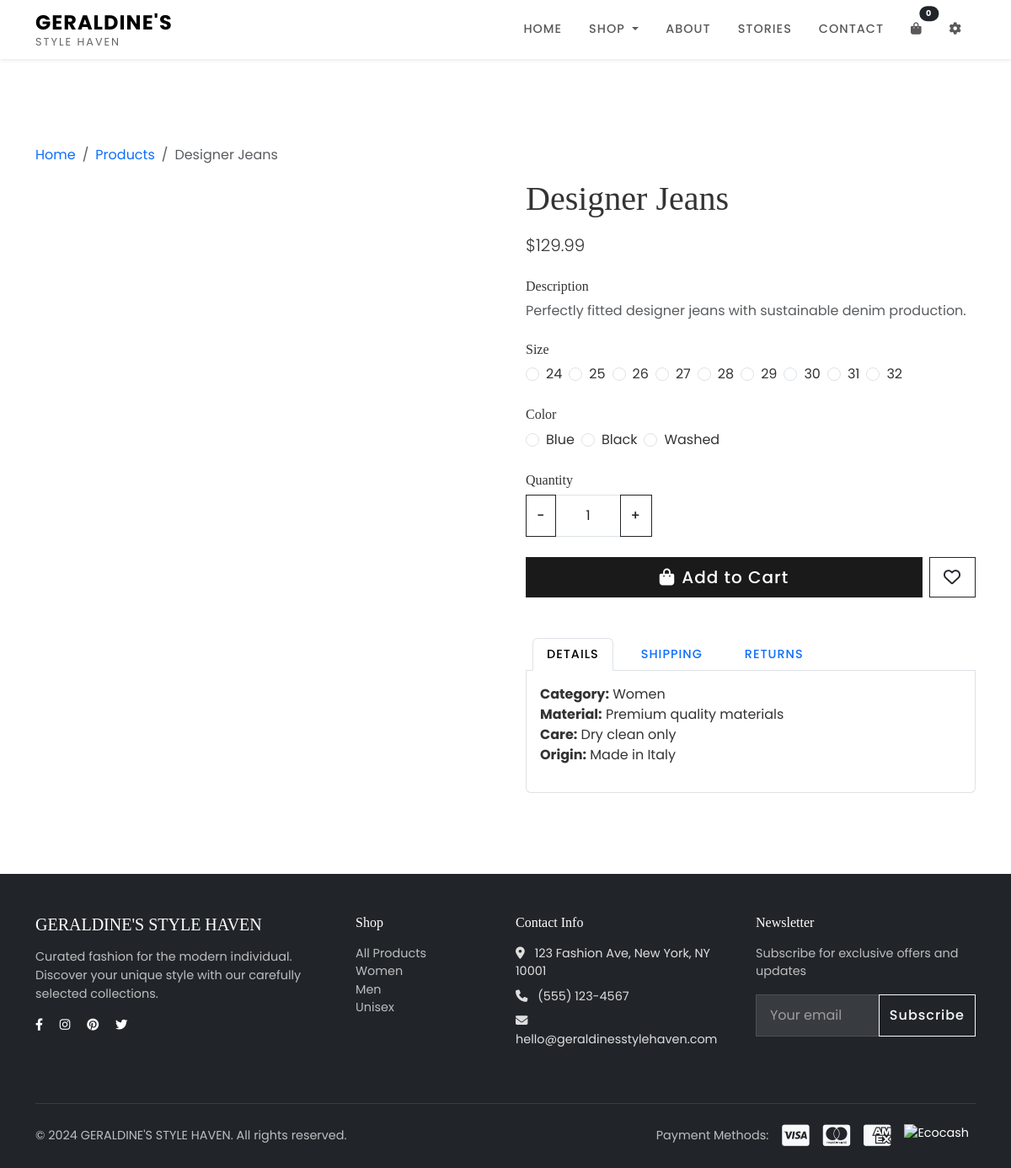
The app's page /product/3 with its own data.
### app.py (models this page shows)
class Product(db.Model):
    id = db.Column(db.Integer, primary_key=True)
    name = db.Column(db.String(100), nullable=False)
    price = db.Column(db.Float, nullable=False)
    description = db.Column(db.Text, nullable=False)
    category = db.Column(db.String(50), nullable=False)
    image = db.Column(db.String(200))
    sizes = db.Column(db.String(200))
    colors = db.Column(db.String(200))
    quantity = db.Column(db.Integer, default=0)
    in_stock = db.Column(db.Boolean, default=True)
    created_at = db.Column(db.DateTime, default=datetime.utcnow)
    def get_sizes_list(self):
        return self.sizes.split(',') if self.sizes else []
    def get_colors_list(self):
        return self.colors.split(',') if self.colors else []

### app.py (the view)
@app.route('/product/<int:product_id>')
def product_detail(product_id):
    product = Product.query.get_or_404(product_id)
    return render_template('product-detail.html', product=product)

### templates/product-detail.html (shortened to what this page needs)
{% extends "base.html" %}
{% block content %}
<section class="py-5 mt-5">
    <div class="container">
        <nav aria-label="breadcrumb">
            <ol class="breadcrumb">
                <li class="breadcrumb-item"><a href="{{ url_for('index') }}" class="text-decoration-none">Home</a></li>
                <li class="breadcrumb-item"><a href="{{ url_for('products') }}" class="text-decoration-none">Products</a></li>
                <li class="breadcrumb-item active" aria-current="page">{{ product.name }}</li>
            </ol>
        </nav>
        <div class="row g-5">
            <div class="col-md-6">
            </div>
            <div class="col-md-6">
                <h1 class="display-6 mb-3">{{ product.name }}</h1>
                <p class="lead mb-4">${{ "%.2f"|format(product.price) }}</p>
                <div class="mb-4">
                    <h6 class="mb-2">Description</h6>
                    <p class="text-muted">{{ product.description }}</p>
                </div>
                <div class="mb-4">
                    <h6 class="mb-2">Size</h6>
                    <div class="d-flex flex-wrap gap-2">
                        {% for size in product.get_sizes_list() %}
                        <div class="form-check">
                            <input class="form-check-input" type="radio" name="size" id="size{{ size }}" value="{{ size }}">
                            <label class="form-check-label" for="size{{ size }}">
                                {{ size }}
                            </label>
                        </div>
                        {% endfor %}
                    </div>
                </div>
                {% if product.get_colors_list() %}
                <div class="mb-4">
                    <h6 class="mb-2">Color</h6>
                    <div class="d-flex flex-wrap gap-2">
                        {% for color in product.get_colors_list() %}
                        <div class="form-check">
                            <input class="form-check-input" type="radio" name="color" id="color{{ color }}" value="{{ color }}">
                            <label class="form-check-label" for="color{{ color }}">
                                {{ color }}
                            </label>
                        </div>
                        {% endfor %}
                    </div>
                </div>
                {% endif %}
                <div class="mb-4">
                    <h6 class="mb-2">Quantity</h6>
                    <div class="input-group" style="width: 150px;">
                        <button class="btn btn-outline-dark" type="button" onclick="decrementQuantity()">-</button>
                        <input type="number" class="form-control text-center" id="quantity" value="1" min="1" max="10">
                        <button class="btn btn-outline-dark" type="button" onclick="incrementQuantity()">+</button>
                    </div>
                </div>
                {% if product.in_stock %}
                <div class="d-grid gap-2 d-md-flex">
                    <button class="btn btn-dark btn-lg flex-grow-1" onclick="addToCart()">
                        <i class="fas fa-shopping-bag me-2"></i>Add to Cart
                    </button>
                    <button class="btn btn-outline-dark btn-lg">
                        <i class="far fa-heart"></i>
                    </button>
                </div>
                {% else %}
                <div class="alert alert-danger">
                    <i class="fas fa-times-circle me-2"></i>This product is currently <strong>out of stock</strong>. Please check back later.
                </div>
                {% endif %}
                <div class="mt-5">
                    <ul class="nav nav-tabs" id="productTab" role="tablist">
                        <li class="nav-item" role="presentation">
                            <button class="nav-link active" id="details-tab" data-bs-toggle="tab" data-bs-target="#details" type="button" role="tab">Details</button>
                        </li>
                        <li class="nav-item" role="presentation">
                            <button class="nav-link" id="shipping-tab" data-bs-toggle="tab" data-bs-target="#shipping" type="button" role="tab">Shipping</button>
                        </li>
                        <li class="nav-item" role="presentation">
                            <button class="nav-link" id="returns-tab" data-bs-toggle="tab" data-bs-target="#returns" type="button" role="tab">Returns</button>
                        </li>
                    </ul>
                    <div class="tab-content p-3 border border-top-0 rounded-bottom" id="productTabContent">
                        <div class="tab-pane fade show active" id="details" role="tabpanel">
                            <ul class="list-unstyled">
                                <li><strong>Category:</strong> {{ product.category }}</li>
                                <li><strong>Material:</strong> Premium quality materials</li>
                                <li><strong>Care:</strong> Dry clean only</li>
                                <li><strong>Origin:</strong> Made in Italy</li>
                            </ul>
                        </div>
                    </div>
                </div>
            </div>
        </div>
    </div>
</section>
{% endblock %}

### static/css/style.css (style rules this page uses)
:root { --primary-color: #1a1a1a; --secondary-color: #f8f9fa; --accent-color: #c7a17a; --text-color: #333; --light-text: #666; }
body { font-family: 'Poppins', sans-serif; color: var(--text-color); padding-top: 76px; }
h1, h2, h3, h4, h5, h6 { font-family: 'Playfair Display', serif; }
.nav-link { font-weight: 500; text-transform: uppercase; font-size: 0.9rem; letter-spacing: 1px; margin: 0 0.5rem; }
.btn { border-radius: 0; font-weight: 500; letter-spacing: 1px; transition: all 0.3s ease; }
.btn-dark { background-color: var(--primary-color); }
.form-control { border-radius: 0; border: 1px solid #dee2e6; padding: 0.75rem 1rem; }
.input-group input[type="number"] { -moz-appearance: textfield; }

### records on screen
Product: name "Designer Jeans", price "129.99", description "Perfectly fitted designer jeans with sustainable denim production.", category "Women"

### other values on screen
{{ size }} "24" "25" "26" "27" "28" "29" "30" "31" "32"
{{ color }} "Blue" "Black" "Washed"
